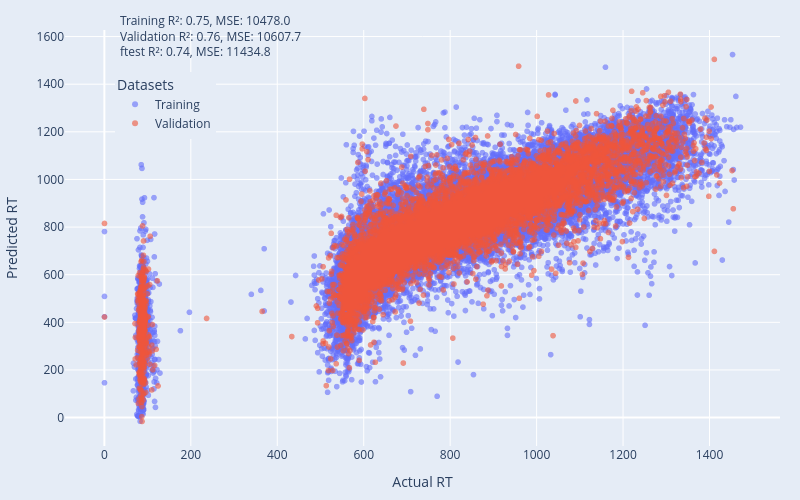

Write notebook code for a chart like this one.
### Code cell
train_y_pred, train_y_true = make_prediction(config, train_loader)
#train_mse = mean_squared_error(train_y_true, train_y_pred.squeeze())
#train_r2 = r2_score(train_y_true, train_y_pred.squeeze())
#print(f"train r2={train_r2:.2} mse={train_mse:.2}")
valid_y_pred, valid_y_true = make_prediction(config, valid_loader)
#valid_mse = mean_squared_error(valid_y_true, valid_y_pred.squeeze())
#valid_r2 = r2_score(valid_y_true, valid_y_pred.squeeze())
#print(f"valid r2={valid_r2:.2} mse={valid_mse:.2}")
ftest_y_pred, ftest_y_true = make_prediction(config, ftest_loader)
#ftest_mse = mean_squared_error(ftest_y_true, ftest_y_pred.squeeze())
#ftest_r2 = r2_score(ftest_y_true, ftest_y_pred.squeeze())
#print(f"ftest r2={ftest_r2:.2} mse={ftest_mse:.2}")

# Combine training and validation for scatter plot
new_train_set = pd.DataFrame({"rt": train_y_true.numpy(),"predicted_rt": train_y_pred.numpy().squeeze()})
new_valid_set = pd.DataFrame({"rt": valid_y_true.numpy(),"predicted_rt": valid_y_pred.numpy().squeeze()})
new_train_set['set'] = 'Training'
new_valid_set['set'] = 'Validation'
combined_data = pd.concat([new_train_set[['rt', 'predicted_rt', 'set']], new_valid_set[['rt', 'predicted_rt', 'set']]])

# Scatter plot for training and validation sets
title_text = (
    f"Training R²: {train_r2:.2f}, MSE: {train_mse:.1f}<br>"
    f"Validation R²: {valid_r2:.2f}, MSE: {valid_mse:.1f}<br>"
    f"ftest R²: {ftest_r2:.2f}, MSE: {ftest_mse:.1f}"
)

fig = px.scatter(
    combined_data, x='rt', y='predicted_rt', color='set',
    title=title_text,
    labels={'rt': 'Actual RT', 'predicted_rt': 'Predicted RT'},
    opacity=0.6
)

fig.update_layout(
    plot_bgcolor='rgba(229, 236, 246,1)',
    paper_bgcolor='rgba(229, 236, 246,1)',
    width=800,
    height=500,
    margin=dict(l=20, r=20, t=30, b=20),
    title_font_size=12, # Adjust title font size here
    title_x=0.15, # Center the title horizontally (0 is left, 1 is right)
    title_y=0.95, # Adjust vertical position (0 is bottom, 1 is top)
    legend=dict(
        title="Datasets", # Change legend title
        yanchor="top",
        y=0.9,
        xanchor="left",
        x=0.07
    )
)

fig.show()
fig.write_image("images/Figure-3.5-GCN-Random-without-Opt.svg")

### Figure 1 — Plotly figure (JSON) as saved in the notebook; plotly's stock layout.template omitted (floating-point values rounded to 4 significant figures; data arrays with more than 128 entries replaced by an {"elided": "..."} marker saying what was removed)
{"data": [{"hovertemplate": "set=Training<br>Actual RT=%{x}<br>Predicted RT=%{y}<extra></extra>", "legendgroup": "Training", "marker": {"color": "#636efa", "opacity": 0.6, "symbol": "circle"}, "mode": "markers", "name": "Training", "showlegend": true, "type": "scattergl", "x": {"elided": "56058 float values"}, "xaxis": "x", "y": {"elided": "56058 float values"}, "yaxis": "y"}, {"hovertemplate": "set=Validation<br>Actual RT=%{x}<br>Predicted RT=%{y}<extra></extra>", "legendgroup": "Validation", "marker": {"color": "#EF553B", "opacity": 0.6, "symbol": "circle"}, "mode": "markers", "name": "Validation", "showlegend": true, "type": "scattergl", "x": {"elided": "11974 float values"}, "xaxis": "x", "y": {"elided": "11974 float values"}, "yaxis": "y"}], "layout": {"height": 500, "legend": {"title": {"text": "Datasets"}, "tracegroupgap": 0, "x": 0.07, "xanchor": "left", "y": 0.9, "yanchor": "top"}, "margin": {"b": 20, "l": 20, "r": 20, "t": 30}, "paper_bgcolor": "rgba(229, 236, 246,1)", "plot_bgcolor": "rgba(229, 236, 246,1)", "title": {"font": {"size": 12}, "text": "Training R²: 0.75, MSE: 10478.0<br>Validation R²: 0.76, MSE: 10607.7<br>ftest R²: 0.74, MSE: 11434.8", "x": 0.15, "y": 0.95}, "width": 800, "xaxis": {"anchor": "y", "domain": [0, 1], "title": {"text": "Actual RT"}}, "yaxis": {"anchor": "x", "domain": [0, 1], "title": {"text": "Predicted RT"}}}}
